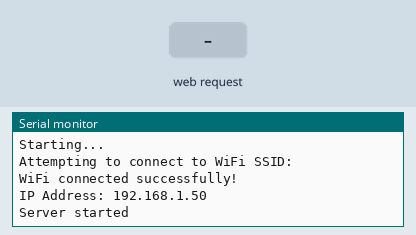
A sketch run on a simulated ESP8266 (NodeMCU). On the bench: the last lines printed to the serial monitor. The test bench sets the inputs (shaded band). WiFi joins after 1.5 s; servers stay silent unless stated.

Above: at 3.3 s.
3.4 s: HTTP request GET / received
At 4.4 s:
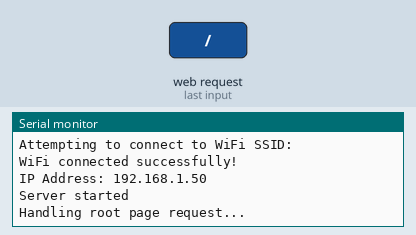
4.9 s: HTTP request GET /connect received
At 5.6 s:
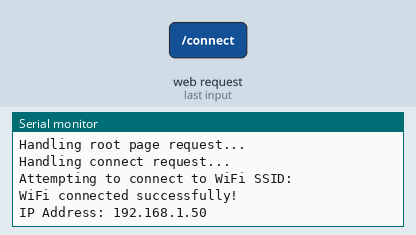

The sketch:

wificonfigure.ino
```cpp
#include <ESP8266WiFi.h>
#include <ESP8266WebServer.h>

const char* apSSID = "ESP8266_AP";   // 热点模式的 SSID
const char* apPassword = "12345678"; // 热点模式的密码

ESP8266WebServer server(80);

bool connectToWiFi(const char* ssid, const char* password) {
  Serial.print("Attempting to connect to WiFi SSID: ");
  Serial.println(ssid);

  WiFi.begin(ssid, password);

  // 等待连接完成，最多等待10秒
  int attempts = 0;
  while (WiFi.status() != WL_CONNECTED && attempts < 5) {
    delay(1000);
    attempts++;
  }

  if (WiFi.status() == WL_CONNECTED) {
    Serial.println("WiFi connected successfully!");
    Serial.print("IP Address: ");
    Serial.println(WiFi.localIP());
    return true;
  } else {
    Serial.println("Failed to connect to WiFi.");
    return false;
  }
}

void handleRoot() {
  Serial.println("Handling root page request...");

  String html = "<html>"
                "<head>"
                "<meta charset='UTF-8'>"
                "<meta http-equiv='X-UA-Compatible' content='IE=edge'>" // 确保在IE浏览器中使用最新模式
                "<meta name='viewport' content='width=device-width, initial-scale=1.0'>" // 响应式设计支持
                "<title>WiFi 配置</title>"
                "<style>"
                "body { font-family: Arial, sans-serif; background-color: #f4f4f4; margin: 40px; text-align: center; }"
                "h1 { color: #5a5a5a; }"
                ".field { margin-top: 20px; display: block; width: 60%; margin-left: auto; margin-right: auto; text-align: left; }"
                "input, button { width: 100%; padding: 10px; display: block; }"
                "input { border: 1px solid #ddd; margin-top: 5px; }"
                "button { width: 20%; background-color: #0084ff; color: white; border: none; cursor: pointer; margin-top: 20px; margin-left: auto; margin-right: auto; }" // 缩短按钮宽度并水平居中
                "button:hover { background-color: #0056b3; }"
                "</style>"
                "</head>"
                "<body>"
                "<h1>WiFi 连接配置</h1>"
                "<div class='field'>"
                "<label for='ssid'>网络SSID:</label>"
                "<input type='text' id='ssid' name='ssid' placeholder='请输入网络名称'>"
                "</div>"
                "<div class='field'>"
                "<label for='password'>密码:</label>"
                "<input type='password' id='password' name='password' placeholder='请输入密码'>"
                "</div>"
                "<button onclick='connectWiFi()'>连接</button>"
                "<script>"
                "function connectWiFi() {"
                "  var ssid = document.getElementById('ssid').value;"
                "  var password = document.getElementById('password').value;"
                "  var url = '/connect?ssid=' + encodeURIComponent(ssid) + '&password=' + encodeURIComponent(password);"
                "  fetch(url)"
                "    .then(response => response.text())"
                "    .then(text => document.body.innerHTML = text)"
                "    .catch(err => console.error('Error:', err));"
                "}"
                "</script>"
                "</body></html>";
   server.sendHeader("Content-Type", "text/html; charset=UTF-8"); // 设置响应头以确保正确的字符编码
  server.send(200, "text/html", html);

}

void handleConnect() {
  Serial.println("Handling connect request...");

  String ssid = server.arg("ssid");
  String password = server.arg("password");

  bool connected = false;
  int attempts = 0;
  while (!connected && attempts < 3) { // 最多尝试连接3次
    connected = connectToWiFi(ssid.c_str(), password.c_str());
    attempts++;
  }

  String message;
  if (connected) {
    message = "连接 " + ssid + " 成功!";
  } else {
    message = "连接" + ssid + "失败.请检查你的密码.";
  }

  server.send(200, "text/plain", message);
}

void setup() {
  Serial.begin(115200);
  delay(100);

  Serial.println("Starting...");

  // 开启 AP 模式
  WiFi.mode(WIFI_AP_STA);
  WiFi.softAP(apSSID, apPassword);

  // 尝试连接已保存的 WiFi 网络
  if (!connectToWiFi("", "")) {
    Serial.println("No saved WiFi found. Entering AP mode for configuration.");
  }

  // 将服务器路由设置为处理根路径和连接路径
  server.on("/", HTTP_GET, handleRoot);
  server.on("/connect", HTTP_GET, handleConnect);

  // 启动服务器
  server.begin();

  Serial.println("Server started");
}

void loop() {
  server.handleClient();
}
```

Measured:
- after the input at 3.4 s, the serial monitor: prints a new line at once (image 1)
- after the input at 4.9 s, the serial monitor: prints a new line at once (image 2)
